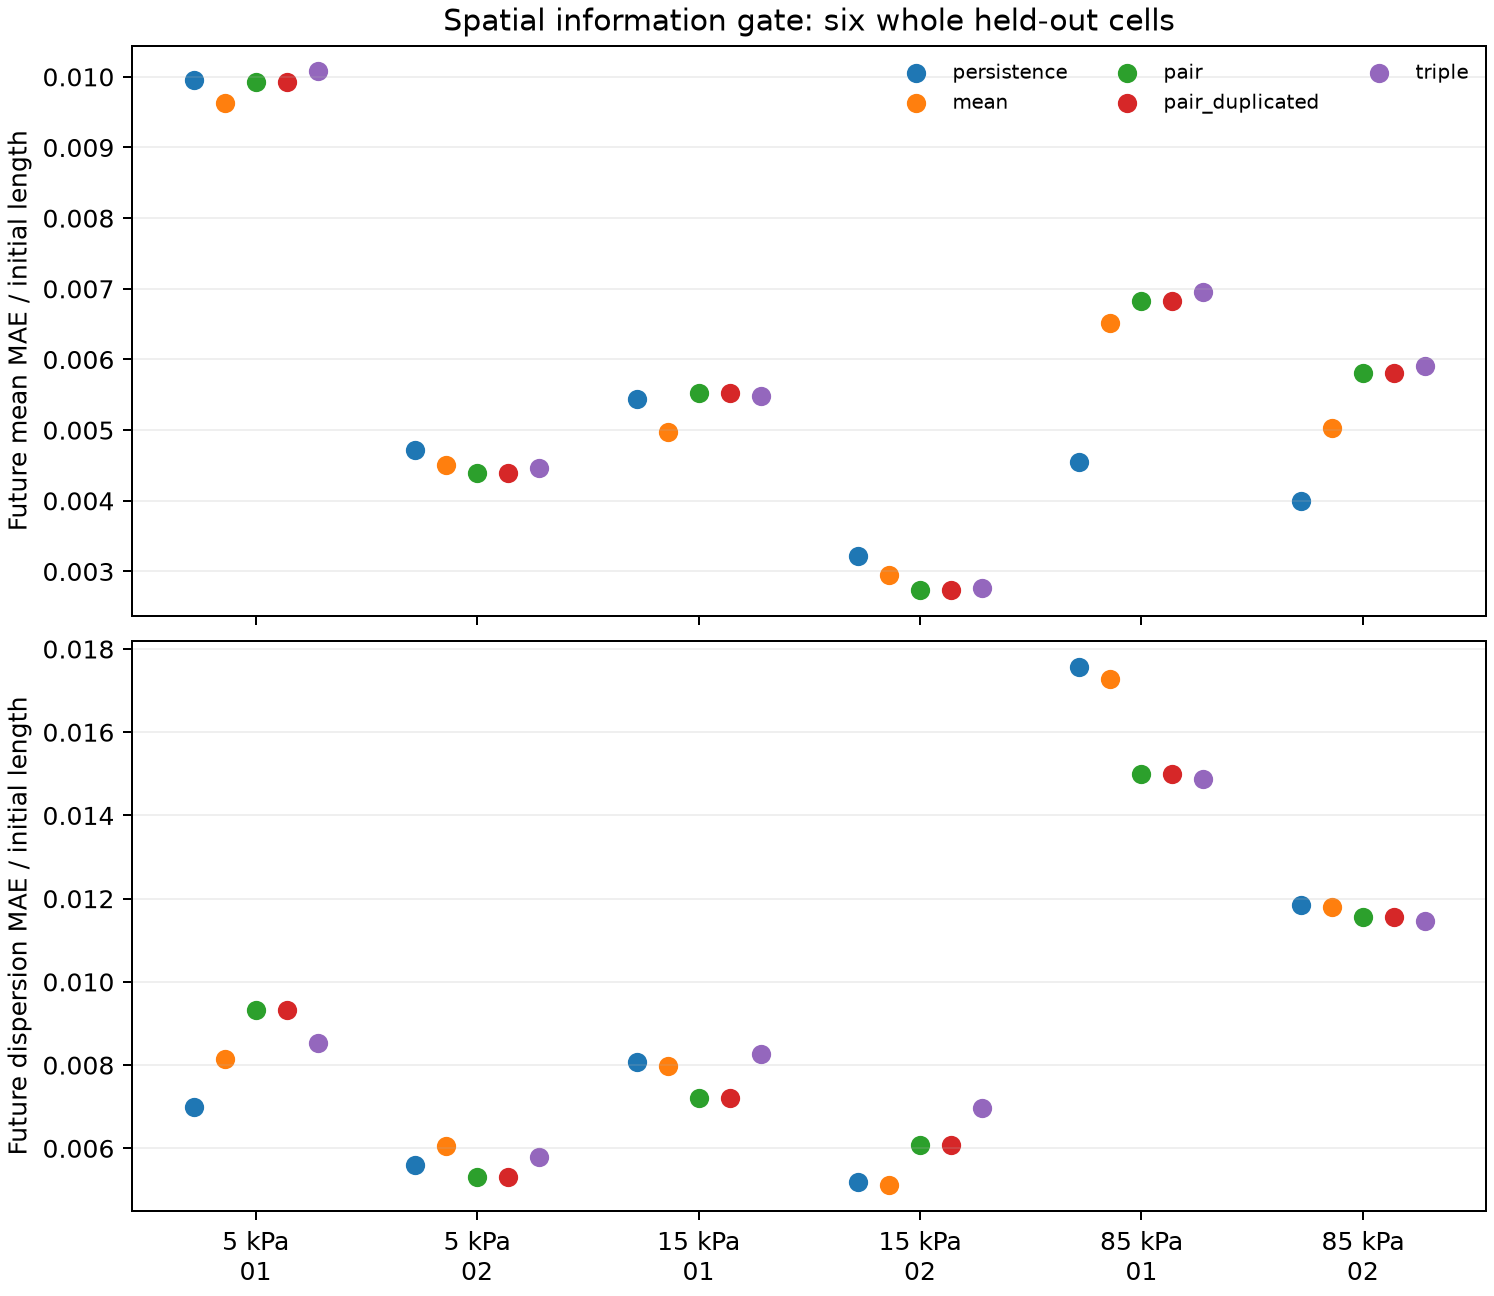

Write Python code to recreate this figure.
"""Does spatial sarcomere state improve future motion prediction?

Leave one substrate stiffness (two whole cells) out.  This is a mechanical
observability test only: the real movies do not contain paired AP/Ca signals.
Third-order features are statistical moments, not identified 3-body forces.
"""
from pathlib import Path
import json

import matplotlib
matplotlib.use("Agg")
import matplotlib.pyplot as plt
import numpy as np
from sklearn.linear_model import Ridge

HERE = Path(__file__).resolve().parent
HISTORY, HORIZON, STRIDE = 12, 10, 5
LOADS = (5, 15, 85)


def third_moment(v):
    v = v - np.mean(v)
    sd = np.std(v)
    return float(np.mean((v / max(sd, 1e-5)) ** 3))


def track_windows(data, prefix, load):
    mean = data[f"{prefix}_length_um"].astype(float)
    sarc = data[f"{prefix}_sarcomere_length_um"].astype(float)
    first = np.nanmedian(mean[:300])
    sb = np.nanmedian(sarc[:, :300], axis=1)
    if not np.isfinite(first) or first <= 0:
        return []
    mean /= first
    sarc = sarc / sb[:, None]
    rows = []
    for t in range(300, len(mean) - HORIZON, STRIDE):
        mh = mean[t - HISTORY:t]
        future = mean[t:t + HORIZON]
        history_s = sarc[:, t-HISTORY:t]
        valid_history = np.isfinite(history_s).all(axis=1)
        s = history_s[valid_history]
        future_s = sarc[valid_history, t:t+HORIZON]
        if len(s) < 8 or not np.isfinite(mh).all() or not np.isfinite(future).all():
            continue
        if np.any(np.isfinite(future_s).sum(axis=0) < 8):
            continue
        v = np.mean(np.diff(s[:, -4:], axis=1), axis=1)
        pos = s[:, -1]
        pair = np.asarray([
            np.std(pos), np.std(v),
            np.mean(np.diff(pos)**2),
        ])
        p = pos - np.mean(pos)
        q = v - np.mean(v)
        triple = np.asarray([
            third_moment(pos), third_moment(v),
            np.mean(p[:-2] * p[1:-1] * p[2:]) / max(np.std(pos)**3, 1e-6),
        ])
        future_disp = np.nanstd(future_s, axis=0)
        current_disp = float(np.std(pos))
        rows.append((np.r_[mh, np.log(load)], pair, triple,
                     future - mh[-1], mh[-1],
                     future_disp - current_disp, current_disp))
    return rows


def make_dataset():
    data = np.load(HERE / "sarcomere_tracks.npz")
    result = {}
    for load in LOADS:
        result[load] = {}
        cell_ids = sorted({k.split("_loi")[0] for k in data.files
                           if k.startswith(f"load{load}_cell") and k.endswith("_length_um")
                           and "_sarcomere_" not in k})
        for cell_id in cell_ids:
            rows = []
            for prefix in sorted({k.removesuffix("_length_um") for k in data.files
                                  if k.startswith(cell_id + "_loi")
                                  and k.endswith("_length_um")
                                  and "_sarcomere_" not in k}):
                rows += track_windows(data, prefix, load)
            result[load][cell_id] = rows
    return result


def pack(rows, model, target="mean"):
    x0 = np.asarray([r[0] for r in rows])
    pair = np.asarray([r[1] for r in rows])
    triple = np.asarray([r[2] for r in rows])
    if model == "mean":
        x = x0
    elif model == "pair":
        x = np.c_[x0, pair]
    elif model == "pair_duplicated":
        x = np.c_[x0, pair, pair]
    elif model == "triple":
        x = np.c_[x0, pair, triple]
    else:
        raise ValueError(model)
    if target == "mean":
        y = np.asarray([r[3] for r in rows])
        last = np.asarray([r[4] for r in rows])
    else:
        y = np.asarray([r[5] for r in rows])
        last = np.asarray([r[6] for r in rows])
    return x, y, last


def score_fold(dataset, hold_load, model, target):
    train = [r for load in LOADS if load != hold_load
             for rows in dataset[load].values() for r in rows]
    xtr, ytr, _ = pack(train, model, target)
    mu = np.mean(xtr, axis=0)
    sd = np.std(xtr, axis=0)
    sd = np.maximum(sd, 1e-4)
    fit = Ridge(alpha=10.0)
    fit.fit((xtr-mu)/sd, ytr)
    results = {}
    for cell, rows in dataset[hold_load].items():
        x, y, last = pack(rows, model, target)
        pred = fit.predict((x-mu)/sd)
        results[cell] = {
            "n_windows": len(rows),
            "mae_fraction": float(np.mean(np.abs(pred-y))),
            "mae_last_fraction": float(np.mean(np.abs(pred[:, -1]-y[:, -1]))),
        }
    return results


def main():
    dataset = make_dataset()
    models = ("persistence", "mean", "pair", "pair_duplicated", "triple")
    scores = {}
    for target in ("mean", "dispersion"):
        scores[target] = {}
        for load in LOADS:
            scores[target][str(load)] = {}
            for model in models:
                if model == "persistence":
                    col = 3 if target == "mean" else 5
                    scores[target][str(load)][model] = {
                        cell: {"n_windows": len(rows),
                               "mae_fraction": float(np.mean(np.abs(np.asarray([r[col] for r in rows])))),
                               "mae_last_fraction": float(np.mean(np.abs(np.asarray([r[col] for r in rows])[:, -1])))}
                        for cell, rows in dataset[load].items()}
                else:
                    scores[target][str(load)][model] = score_fold(dataset, load, model, target)
    cells = [(str(load), cell) for load in LOADS for cell in dataset[load]]
    summary = {target: {model: {
        "cell_macro_mae_fraction": float(np.mean([scores[target][l][model][c]["mae_fraction"] for l,c in cells])),
        "cell_macro_last_mae_fraction": float(np.mean([scores[target][l][model][c]["mae_last_fraction"] for l,c in cells])),
        "cells_better_than_mean": int(sum(scores[target][l][model][c]["mae_fraction"] <
                                            scores[target][l]["mean"][c]["mae_fraction"]
                                            for l,c in cells)) if model != "mean" else None,
    } for model in models} for target in ("mean", "dispersion")}
    rng = np.random.default_rng(20261018)
    contrasts = {}
    for target in ("mean", "dispersion"):
        contrasts[target] = {}
        for base, candidate in (("mean", "pair"), ("persistence", "pair"),
                                ("pair_duplicated", "triple")):
            gain = np.asarray([scores[target][l][base][c]["mae_fraction"] -
                               scores[target][l][candidate][c]["mae_fraction"]
                               for l,c in cells])
            resample = gain[rng.integers(0, len(gain), size=(10000, len(gain)))].mean(axis=1)
            contrasts[target][f"{candidate}_vs_{base}"] = {
                "mean_gain": float(np.mean(gain)),
                "cell_bootstrap95": np.quantile(resample, [.025,.975]).tolist(),
                "n_cells_improved": int(np.sum(gain > 0)),
            }
    report = {
        "source": "Härtter et al. Zenodo 17564384, six independent cells",
        "task": "12 observed frames -> next 10 normalized mean length and spatial dispersion frames",
        "validation": "leave-one-stiffness-out; both cells and all LOIs sealed for each fold",
        "alpha": 10.0, "history_frames": HISTORY,
        "future_frames": HORIZON, "stride": STRIDE,
        "feature_sets": {
            "mean": "mean length history + log substrate stiffness",
            "pair": "mean + spatial length SD, velocity SD, adjacent squared difference",
            "pair_duplicated": "mean + two copies of pair features; same added feature count as triple",
            "triple": "pair + length skewness, velocity skewness, adjacent triplet centered product",
        },
        "by_target_load_cell": scores, "summary": summary,
        "exploratory_cell_bootstrap_contrasts": contrasts,
        "interpretation_limit": "No paired AP/Ca or controlled acute stretch; third moments do not establish causal 3-body interactions; n=6 independent cells",
    }
    (HERE / "spatial_manifold_gate.json").write_text(json.dumps(report, indent=2), encoding="utf-8")
    fig, axes = plt.subplots(2, 1, figsize=(8.3, 7.2), sharex=True, layout="constrained")
    xs = np.arange(len(cells))
    for ax, target in zip(axes, ("mean", "dispersion")):
        for j, model in enumerate(models):
            offset = (j - 2) * .14
            values = [scores[target][l][model][c]["mae_fraction"] for l,c in cells]
            ax.scatter(xs + offset, values, label=model, s=45)
        ax.set_ylabel(f"Future {target} MAE / initial length")
        ax.grid(axis="y", alpha=.2)
    axes[-1].set_xticks(xs, [f"{l} kPa\n{c.rsplit('cell',1)[-1]}" for l,c in cells])
    axes[0].set_title("Spatial information gate: six whole held-out cells")
    axes[0].legend(ncol=3, fontsize=8, frameon=False)
    fig.savefig(HERE / "spatial_manifold_gate.png", dpi=180)
    print(json.dumps(summary, indent=2))


if __name__ == "__main__":
    main()
